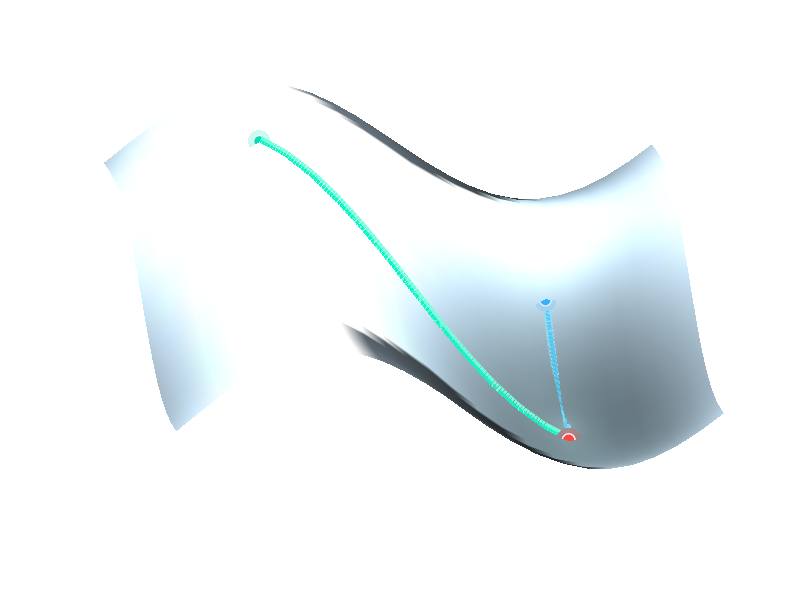

Here is the MATLAB script that generated this plot:
%% 
clear;

% Reproducible random parameter control
random_mode = "load"; % "generate" or "load"
view_mode = "default"; % "default" or "z_axis"
z_rotation_deg = -150; % rotate camera around z axis (azimuth)
topdown_tilt_deg = 25; % increase elevation for a more top-down view
random_param_file = "PEL3D_random_params.mat";
pad_left = 50;
pad_right = 25;
pad_bottom = 20;
pad_top = 20;
N = 100;
if (1 + pad_left) > (N - pad_right) || (1 + pad_bottom) > (N - pad_top)
    error("Padding is too large and leaves an empty grid.");
end
x_vals = (1 + pad_left):(N - pad_right);
y_vals = (1 + pad_bottom):(N - pad_top);
[x, y] = meshgrid(x_vals, y_vals);
grid_rows = size(x, 1);
grid_cols = size(x, 2);

if random_mode == "load" && isfile(random_param_file)
    loaded_data = load(random_param_file, "random_params");
    random_params = loaded_data.random_params;
    if ~isfield(random_params, "N")
        error("Saved random parameters are missing field N.");
    end
    if random_params.N ~= N
        error("Saved random parameters use N=%d, but current N=%d.", random_params.N, N);
    end
    if ~isfield(random_params, "grid_rows") || ~isfield(random_params, "grid_cols") ...
            || random_params.grid_rows ~= grid_rows || random_params.grid_cols ~= grid_cols ...
            || ~isfield(random_params, "rand_term_1") || ~isfield(random_params, "rand_term_2") ...
            || ~isequal(size(random_params.rand_term_1), [grid_rows, grid_cols]) ...
            || ~isequal(size(random_params.rand_term_2), [grid_rows, grid_cols])
        warning("Saved random parameters are incompatible with current grid; regenerating.");
        random_params.rand_term_1 = rand(grid_rows, grid_cols);
        random_params.rand_term_2 = rand(grid_rows, grid_cols);
        random_params.N = N;
        random_params.grid_rows = grid_rows;
        random_params.grid_cols = grid_cols;
    end
else
    random_params.rand_term_1 = rand(grid_rows, grid_cols);
    random_params.rand_term_2 = rand(grid_rows, grid_cols);
    random_params.N = N;
    random_params.grid_rows = grid_rows;
    random_params.grid_cols = grid_cols;
end

z = ((sin(5*x./N)+1).*(cos(15*y./N)-1) + 10*random_params.rand_term_1)...
    .*((cos(5*y./N)-1).*(sin(15*x./N)+1) + 10*random_params.rand_term_2);

% Save the exact random values used in this run.
save(random_param_file, "random_params");

% z = ((sin(2*x./N)+1).*(cos(2*y./N)-1) + 2*rand(1, N))...
%     .*((cos(2*y./N)-1).*(sin(2*x./N)+1) + 2*rand(1, N));



zz = fft2(z);
zzz = zeros(size(z));
n = 2;
zzz(1:n, 1:n) = zz(1:n, 1:n);
z = ifft2(zzz);

z = real(z);
fig = figure("Color", [0.96 0.96 0.96]);
ax = axes(fig);
hold(ax, "on");

% Smooth shaded surface with a subtle edge texture.
surf_obj = surf(ax, x, y, z, z, ...
    "EdgeColor", [0 0 0], ...
    "EdgeAlpha", 0.08, ...
    "FaceColor", "interp", ...
    "FaceLighting", "gouraud", ...
    "SpecularStrength", 0.06, ...
    "SpecularExponent", 8, ...
    "DiffuseStrength", 0.86, ...
    "AmbientStrength", 0.52);

% Journal-style dark gray landscape with cool highlights near valleys.
gray_cmap = gray(256);
gray_cmap = 0.17 + 0.70 * gray_cmap;
cool_tint = [linspace(0.00, 0.02, 256)', ...
             linspace(0.06, 0.20, 256)', ...
             linspace(0.08, 0.36, 256)'];
landscape_cmap = min(gray_cmap + 0.55 * cool_tint, 1);
colormap(ax, landscape_cmap);

z_min = min(z(:));
z_max = max(z(:));
if z_max > z_min
    caxis(ax, [z_min, z_max]);
end

lighting(ax, "gouraud");
material(ax, [0.45 0.85 0.05 8 0.7]);
camlight(ax, "headlight");
camlight(ax, 35, 20);
camlight(ax, -60, -12);
if view_mode == "default"
    view(3);
elseif view_mode == "z_axis"
    view(2);
else
    error("Unknown view_mode: %s. Use 'default' or 'z_axis'.", view_mode);
end
[az, el] = view;
view(az + z_rotation_deg, min(el + topdown_tilt_deg, 89));
set(gcf, "Color", [0.96 0.96 0.96]);
axis(ax, "off");
axis(ax, "tight");

% Two initial points; minimum point will be computed from the surface
init_pt_1 = [69, 36];
init_pt_2 = [57, 46];

% Find the true minimum point on the current surface z
[min_z, min_idx] = min(z(:));
[min_row, min_col] = ind2sub(size(z), min_idx);
min_pt = [x(min_row, min_col), y(min_row, min_col)];

% Sample z from the current surface so markers/traces stay on the mesh
init_z_1 = interp2(x, y, z, init_pt_1(1), init_pt_1(2), "linear");
init_z_2 = interp2(x, y, z, init_pt_2(1), init_pt_2(2), "linear");

% Mark the three points with soft halo + bright core.
mk1 = [0.00, 0.88, 0.70]; % teal
mk2 = [0.20, 0.70, 1.00]; % cyan-blue
mk3 = [1.00, 0.28, 0.25]; % red
scatter3(ax, init_pt_1(1), init_pt_1(2), init_z_1, 260, mk1, ...
    "filled", "MarkerFaceAlpha", 0.20, "MarkerEdgeAlpha", 0.00);
scatter3(ax, init_pt_2(1), init_pt_2(2), init_z_2, 260, mk2, ...
    "filled", "MarkerFaceAlpha", 0.20, "MarkerEdgeAlpha", 0.00);
scatter3(ax, min_pt(1), min_pt(2), min_z, 320, mk3, ...
    "filled", "MarkerFaceAlpha", 0.26, "MarkerEdgeAlpha", 0.00);
scatter3(ax, init_pt_1(1), init_pt_1(2), init_z_1, 68, mk1, ...
    "filled", "MarkerEdgeColor", [0.95 0.95 0.95], "LineWidth", 0.9);
scatter3(ax, init_pt_2(1), init_pt_2(2), init_z_2, 68, mk2, ...
    "filled", "MarkerEdgeColor", [0.95 0.95 0.95], "LineWidth", 0.9);
scatter3(ax, min_pt(1), min_pt(2), min_z, 86, mk3, ...
    "filled", "MarkerEdgeColor", [1 1 1], "LineWidth", 1.0);

% Create two optimization traces on the surface
n_trace = 120;
t = linspace(0, 1, n_trace);

trace1_x = init_pt_1(1) + (min_pt(1) - init_pt_1(1)) * t;
trace1_y = init_pt_1(2) + (min_pt(2) - init_pt_1(2)) * t;
trace1_z = interp2(x, y, z, trace1_x, trace1_y, "linear");

trace2_x = init_pt_2(1) + (min_pt(1) - init_pt_2(1)) * t;
trace2_y = init_pt_2(2) + (min_pt(2) - init_pt_2(2)) * t;
trace2_z = interp2(x, y, z, trace2_x, trace2_y, "linear");

% Traces with soft glow underlay + crisp core line.
plot3(ax, trace1_x, trace1_y, trace1_z, "-", ...
    "Color", [0.45 1.00 0.85], "LineWidth", 8.0);
plot3(ax, trace2_x, trace2_y, trace2_z, "-", ...
    "Color", [0.55 0.90 1.00], "LineWidth", 8.0);
plot3(ax, trace1_x, trace1_y, trace1_z, "-", ...
    "Color", [0.05 0.96 0.78], "LineWidth", 3.0);
plot3(ax, trace2_x, trace2_y, trace2_z, "-", ...
    "Color", [0.24 0.80 1.00], "LineWidth", 3.0);

hold(ax, "off");
